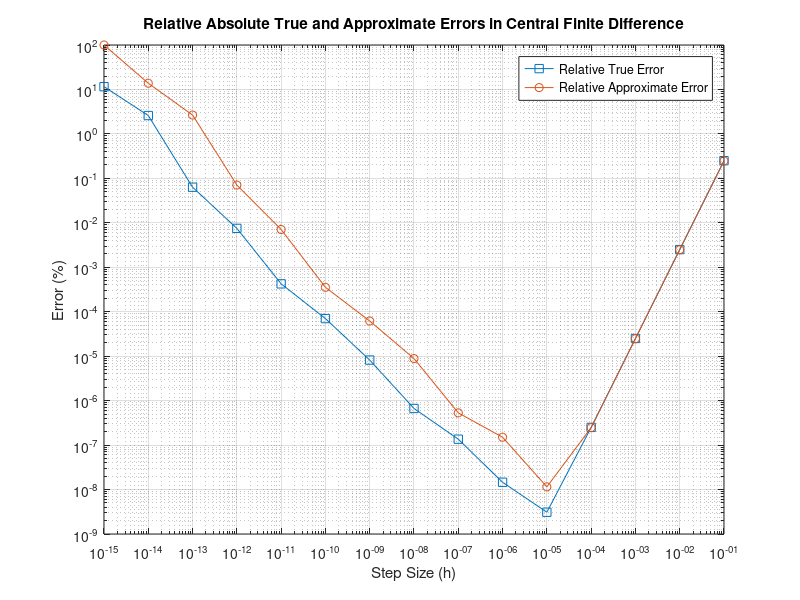

This figure's MATLAB source:
% Exercise 1%

x = 3;                         
f = @(x) x * exp(x);            % Function definition f(x)
f_prime = (1 + x) * exp(x);     % Exact derivative of f(x)

et = []; % Relative absolute true error
ea = []; % Relative absolute approximate error
hk_values = []; % hk values for plotting

% Loop through each step size
for k = 1:15
    hk = 10^(-k); % Calculate hk for this iteration
    hk_values = [hk_values, hk]; % Append hk to hk_values for plotting

    % Calculate the central difference approximation
    central_diff_approx = (f(x + hk) - f(x - hk)) / (2 * hk);
    
    % Calculate relative absolute true error
    et = [et, (abs(central_diff_approx - f_prime) / abs(f_prime)) * 100];

    % Calculate the central difference approximation for hk+1
    hk_next = 10^(-(k + 1)); % Define hk+1
    central_diff_approx_2 = (f(x + hk_next) - f(x - hk_next)) / (2 * hk_next);

    % Calculate relative absolute approximate error 
    ea = [ea, (abs(central_diff_approx_2 - central_diff_approx) / abs(central_diff_approx)) * 100];
end

% Plot the results on a log-log scale
figure;
loglog(hk_values, et, '-s', 'DisplayName', 'Relative True Error'); % True error with square markers
hold on;
loglog(hk_values, ea, '-o', 'DisplayName', 'Relative Approximate Error'); % Approximate error with circle markers
hold off;

% Plot settings
legend('Location', 'best');
xlabel('Step Size (h)');
ylabel('Error (%)');
title('Relative Absolute True and Approximate Errors in Central Finite Difference');
grid on;

% most accurate step size 
[~, min_error] = min(et);
fprintf('Most accurate step size (h) is: %.e\n', hk_values(min_error));
fprintf('Corresponding true error: %.2e%%\n', et(min_error));
